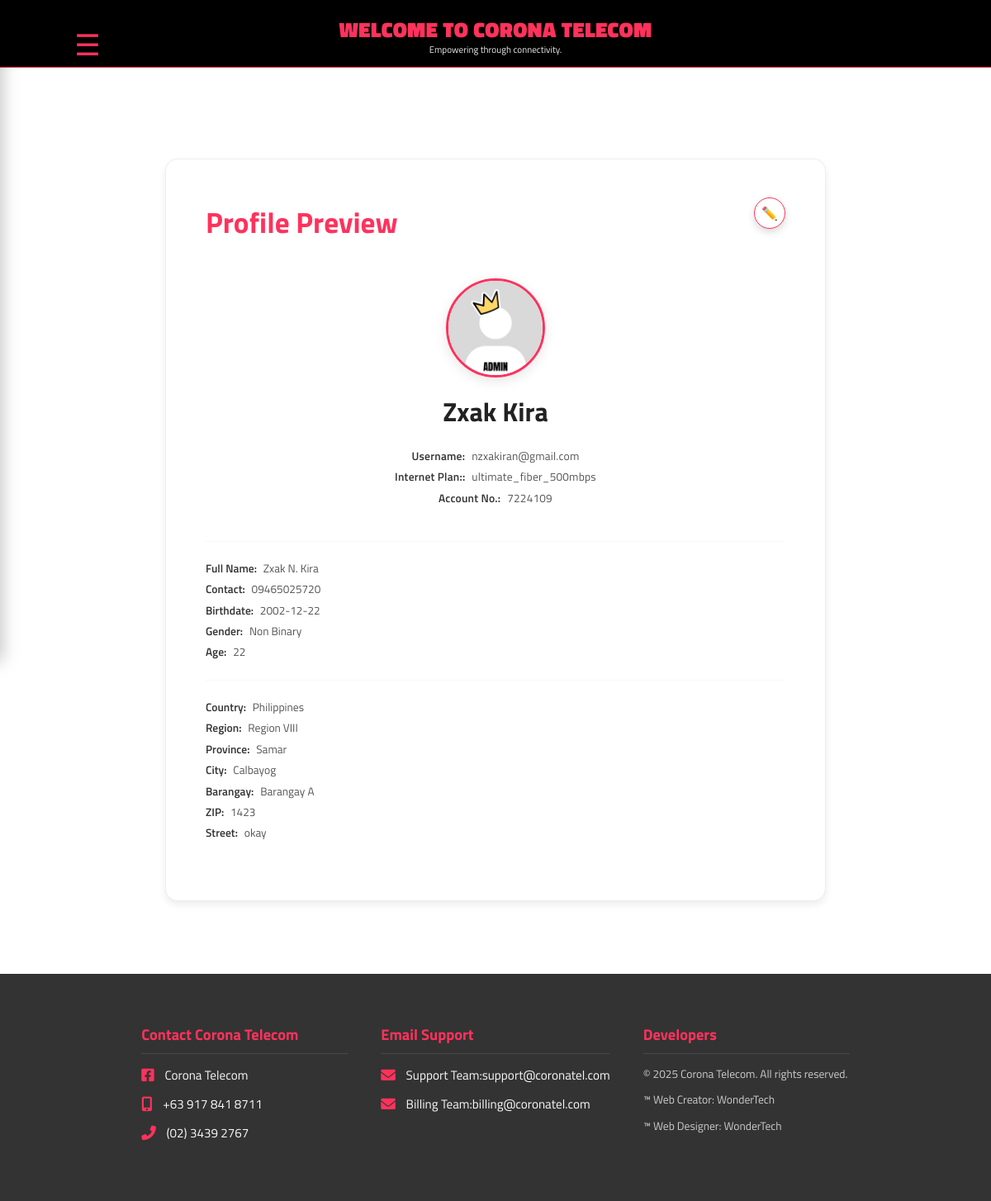
The app's page /cx/dashboard?tab=profile (signed in) with its own data.
### models.py (models this page shows, shortened)
class Cx(db.Model, UserMixin):
    id = db.Column(db.Integer, primary_key=True)
    email = db.Column(db.String(120), unique=True, nullable=False)
    password = db.Column(db.String(200), nullable=False)  # Hashed password
    name = db.Column(db.String(120))
    avatar = db.Column(db.String(255), default='default.png')
    role = db.Column(db.String(10), nullable=False, default='customer')
    contact = db.Column(db.String(50))
    account_number = db.Column(db.String(50))
    internet_plan = db.Column(db.String(50))
    first_name = db.Column(db.String(50))
    middle_name = db.Column(db.String(50))
    middle_initial = db.Column(db.String(50)) # Kept this for historical reasons or if you plan to use it differently
    surname = db.Column(db.String(50))
    extension_name = db.Column(db.String(50)) # Added this column
    birthdate = db.Column(db.Date)
    gender = db.Column(db.String(20))
    location_country = db.Column(db.String(50))
    location_region = db.Column(db.String(50))
    location_province = db.Column(db.String(50))
    location_city = db.Column(db.String(50))
    location_barangay = db.Column(db.String(50))
    location_zip = db.Column(db.String(20))
    location_street = db.Column(db.String(100))
    payments = db.relationship('PaymentProof', backref='customer', lazy=True)
    requests = db.relationship('CxRequest', backref='customer', lazy=True)

### app.py (the view)
@app.route('/cx/dashboard')
@login_required
def cx_dashboard():
    tab = request.args.get('tab', 'home')
    verified = request.args.get('verified')
    age = calculate_age(current_user.birthdate) if hasattr(current_user, 'birthdate') else None
    uploads = PaymentProof.query.filter_by(cx_id=current_user.id).order_by(PaymentProof.uploaded_at.desc()).all()
    requests = CxRequest.query.filter_by(cx_id=current_user.id).order_by(CxRequest.uploaded_at.desc()).all()
    previous_rebates = [r for r in requests if r.type == 'rebate']
    previous_overcharges = [r for r in requests if r.type == 'overcharge']
    soa_files = SOA.query.filter_by(cx_id=current_user.id).order_by(SOA.uploaded_at.desc()).all()
    all_notifications = Notification.query.filter_by(cx_id=current_user.id).order_by(Notification.created_at.desc()).all()
    return render_template(
        'cx/dashboard.html',
        active_tab=tab,
        tab=tab,
        age=age,
        dashboard_header=True,
        previous_uploads=uploads,
        user_requests=requests,
        all_notifications=all_notifications,
        verified=verified,
        now=datetime.now(),
        previous_rebates=previous_rebates,
        previous_overcharges=previous_overcharges,
        soa_files=soa_files
    )

### app.py (called while the page is built)
def calculate_age(birthdate):
    if birthdate:
        today = date.today()
        return today.year - birthdate.year - ((today.month, today.day) < (birthdate.month, birthdate.day))
    return None

@login_manager.user_loader
def load_user(user_id):
    user_type = session.get('user_type')
    if user_type == 'admin':
        return AdminUser.query.get(int(user_id))
    else:
        return Cx.query.get(int(user_id))  # Cx model for customers

### templates/cx/dashboard.html (shortened to what this page needs)
{% extends "base.html" %}
{% block content %}
<div class="tab-wrapper">
    {% if active_tab == 'profile' %}
    {% include 'cx/profile_tab.html' %}
    {% elif active_tab == 'billing' %}
    {% include 'cx/billing_tab.html' %}
    {% endif %}
</div>
{% endblock %}

### templates/cx/profile_tab.html (shortened to what this page needs)
<div class="card profile-container">
    {% if request.args.get('edit') != '1' %}
    <div class="profile-summary">
        <div class="profile-preview-header">
            <span class="preview-heading">Profile Preview</span>
            <a href="{{ url_for('cx_dashboard', tab='profile', edit='1') }}" class="edit-profile-btn">
                ✏️
            </a>
        </div>
        <div class="profile-hero-section">
            <img src="{{ url_for('static', filename='uploads/' + (current_user.avatar or 'logo.jpg')) }}" alt="Avatar" class="avatar-display-large">
            <h2 class="user-display-name">{{ current_user.name }}</h2>
            <div class="user-main-info">
                 <p class="detail-item"><strong>Username:</strong> <span>{{ current_user.email or 'N/A' }}</span></p>
                 <p class="detail-item"><strong>Internet Plan::</strong> <span>{{ current_user.internet_plan or 'N/A' }}</span></p>
				 <p class="detail-item"><strong>Account No.:</strong> <span>{{ current_user.account_number or 'N/A' }}</span></p>
             </div>
        </div>
        <div class="profile-details-group">
            <p class="detail-item"><strong>Full Name:</strong> <span>{{ current_user.first_name or '' }} {{ current_user.middle_name or '' }} {{ current_user.surname or '' }}</span></p>
			<p class="detail-item"><strong>Contact:</strong> <span>{{ current_user.contact or 'N/A' }}</span></p>
            <p class="detail-item"><strong>Birthdate:</strong> <span>{{ current_user.birthdate or 'N/A' }}</span></p>
            <p class="detail-item"><strong>Gender:</strong> <span>{{ current_user.gender or 'N/A' }}</span></p>
			<p class="detail-item"><strong>Age:</strong> <span>{{ age or 'N/A' }}</span></p>
        </div>
        <div class="profile-details-group">
            <p class="detail-item"><strong>Country:</strong> <span>{{ current_user.location_country or 'N/A' }}</span></p>
            <p class="detail-item"><strong>Region:</strong> <span>{{ current_user.location_region or 'N/A' }}</span></p>
            <p class="detail-item"><strong>Province:</strong> <span>{{ current_user.location_province or 'N/A' }}</span></p>
            <p class="detail-item"><strong>City:</strong> <span>{{ current_user.location_city or 'N/A' }}</span></p>
            <p class="detail-item"><strong>Barangay:</strong> <span>{{ current_user.location_barangay or 'N/A' }}</span></p>
            <p class="detail-item"><strong>ZIP:</strong> <span>{{ current_user.location_zip or 'N/A' }}</span></p>
            <p class="detail-item"><strong>Street:</strong> <span>{{ current_user.location_street or 'N/A' }}</span></p>
        </div>
    </div>
    {% endif %}
</div>

### records on screen
Cx: avatar (picture), name "Zxak Kira", email "nzxakiran@gmail.com", internet_plan "ultimate_fiber_500mbps", account_number "7224109", first_name "Zxak", middle_name "N.", surname "Kira", contact "09465025720", birthdate "2002-12-22", gender "Non Binary", location_country "Philippines", location_region "Region VIII", location_province "Samar", location_city "Calbayog", location_barangay "Barangay A", location_zip "1423", location_street "okay"

### other values on screen
{{ age or 'N/A' }} "22"
